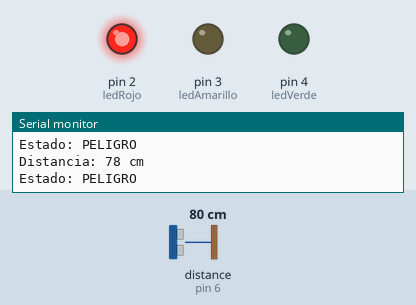
A sketch run on a simulated Arduino Uno, built with avr-gcc and run on an emulated ATmega328P. Parts: output pins drawn as LEDs (lit = HIGH), the last lines printed to the serial monitor. Wiring (inferred from the names in the program): ultrasonic range finder: trigger pin 7; echo pin 6. Dashed ring = blinking. The test bench sets the inputs (shaded band); at power-on: distance to the obstacle (sensor on pin 6) 80 cm. The echo pulse lasts 58.3 µs per cm; pins used as bus, display or sensor lines are not drawn.

Above: at 1.2 s.
1.3 s: distance to the obstacle (sensor on pin 6) set to 57 cm
4.3 s: distance to the obstacle (sensor on pin 6) set to 48 cm
At 4.82 s:
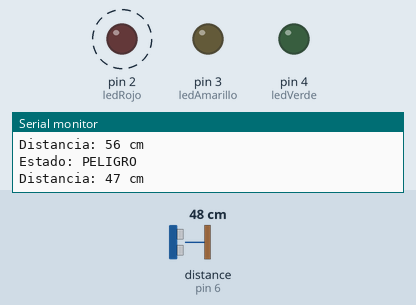
7.3 s: distance to the obstacle (sensor on pin 6) set to 120 cm
At 8.6 s:
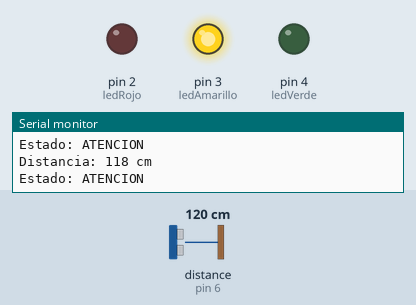
8.9 s: distance to the obstacle (sensor on pin 6) set to 147 cm
11.9 s: distance to the obstacle (sensor on pin 6) set to 157 cm
At 12.8 s:
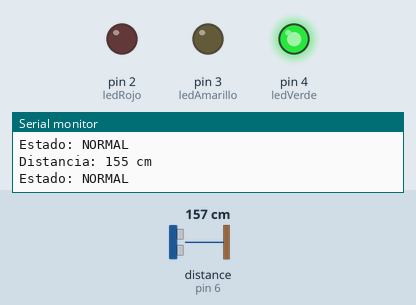
13.5 s: distance to the obstacle (sensor on pin 6) set to 60 cm
At 14.1 s:
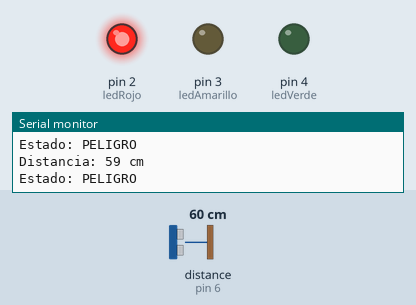
Timing chart, 0 to 16.0 s (numbered marks = the images above; inputs shaded):
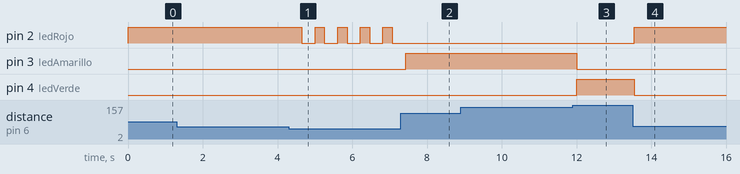

The sketch:

Laboratorio_6_Sensor_proximidad.ino
```cpp
// Pines del sensor y LEDs
int trigPin = 7;
int echoPin = 6;
int ledVerde = 4;
int ledAmarillo = 3;
int ledRojo = 2;

// Variables de distancia
long distancia;
long duracion;

void setup() {
  Serial.begin(9600);

  // Configurar pines
  pinMode(trigPin, OUTPUT);
  pinMode(echoPin, INPUT);
  pinMode(ledVerde, OUTPUT);
  pinMode(ledAmarillo, OUTPUT);
  pinMode(ledRojo, OUTPUT);

  Serial.println("Sistema de deteccion de agua iniciado");
}

void loop() {
  // Medir distancia
  digitalWrite(trigPin, LOW);
  delayMicroseconds(2);
  digitalWrite(trigPin, HIGH);
  delayMicroseconds(10);
  digitalWrite(trigPin, LOW);

  duracion = pulseIn(echoPin, HIGH);
  distancia = duracion * 0.034 / 2; // Convertir a cm

  // Mostrar distancia
  Serial.print("Distancia: ");
  Serial.print(distancia);
  Serial.println(" cm");

  // Controlar LEDs según distancia
  digitalWrite(ledVerde, LOW);
  digitalWrite(ledAmarillo, LOW);
  digitalWrite(ledRojo, LOW);

  if (distancia > 150) {
    // Agua lejos - LED verde
    digitalWrite(ledVerde, HIGH);
    Serial.println("Estado: NORMAL");
  }
  else if (distancia > 100) {
    // Distancia media - LED amarillo
    digitalWrite(ledAmarillo, HIGH);
    Serial.println("Estado: ATENCION");
  }
  else if (distancia > 50) {
    // Agua cerca - LED rojo
    digitalWrite(ledRojo, HIGH);
    Serial.println("Estado: PELIGRO");
  }
  else {
    // Agua muy cerca - LED rojo parpadeante
    digitalWrite(ledRojo, HIGH);
    delay(250);
    digitalWrite(ledRojo, LOW);
    delay(250);
    Serial.println("Estado: CRITICO!");
  }

  delay(100);
}
```

Measured:
- the behaviour switches between 52 and 51 cm on distance to the obstacle (sensor on pin 6) (found by bisection; images 0 and 1)
- the behaviour switches between 152 and 153 cm on distance to the obstacle (sensor on pin 6) (found by bisection; images 2 and 3)
- after the input at 4.3 s, pin 2 (ledRojo): alternates HIGH for 0.25 s and LOW for 0.35 s, starting after 0.35 s
- after the input at 7.3 s, pin 2 (ledRojo): stops changing and stays LOW; pin 3 (ledAmarillo): LOW → HIGH after 0.13 s
- after the input at 11.9 s, pin 3 (ledAmarillo): HIGH → LOW after 0.11 s; pin 4 (ledVerde): LOW → HIGH after 0.11 s
- after the input at 13.5 s, pin 2 (ledRojo): LOW → HIGH at once; pin 4 (ledVerde): HIGH → LOW at once
